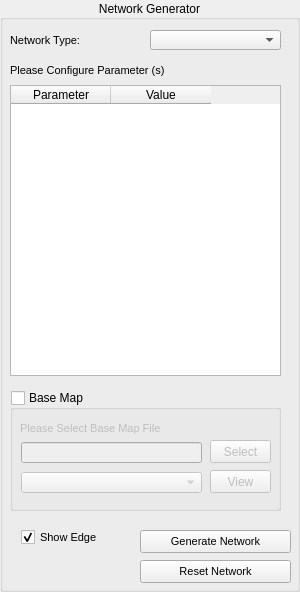
     <widget class="QGroupBox" name="groupBoxNetworkGenerator">
      <property name="sizePolicy">
       <sizepolicy hsizetype="Fixed" vsizetype="Preferred">
        <horstretch>0</horstretch>
        <verstretch>0</verstretch>
       </sizepolicy>
      </property>
      <property name="minimumSize">
       <size>
        <width>300</width>
        <height>0</height>
       </size>
      </property>
      <property name="maximumSize">
       <size>
        <width>300</width>
        <height>16777215</height>
       </size>
      </property>
      <property name="font">
       <font>
        <family>Microsoft YaHei UI</family>
        <pointsize>9</pointsize>
       </font>
      </property>
      <property name="title">
       <string>Network Generator</string>
      </property>
      <property name="alignment">
       <set>Qt::AlignCenter</set>
      </property>
      <property name="flat">
       <bool>false</bool>
      </property>
      <widget class="QComboBox" name="comboBoxNetworkType">
       <property name="geometry">
        <rect>
         <x>150</x>
         <y>30</y>
         <width>131</width>
         <height>20</height>
        </rect>
       </property>
      </widget>
      <widget class="QLabel" name="label">
       <property name="geometry">
        <rect>
         <x>10</x>
         <y>30</y>
         <width>111</width>
         <height>20</height>
        </rect>
       </property>
       <property name="font">
        <font>
         <family>Arial</family>
         <pointsize>8</pointsize>
         <weight>50</weight>
         <bold>false</bold>
        </font>
       </property>
       <property name="text">
        <string>Network Type:</string>
       </property>
      </widget>
      <widget class="QLabel" name="labelConfigureParameters">
       <property name="geometry">
        <rect>
         <x>10</x>
         <y>60</y>
         <width>230</width>
         <height>20</height>
        </rect>
       </property>
       <property name="font">
        <font>
         <family>Arial</family>
         <pointsize>8</pointsize>
        </font>
       </property>
       <property name="text">
        <string>Please Configure Parameter (s)</string>
       </property>
      </widget>
      <widget class="QTableWidget" name="tableWidgetParameter">
       <property name="geometry">
        <rect>
         <x>10</x>
         <y>85</y>
         <width>271</width>
         <height>291</height>
        </rect>
       </property>
       <column>
        <property name="text">
         <string notr="true">Parameter</string>
        </property>
       </column>
       <column>
        <property name="text">
         <string>Value</string>
        </property>
       </column>
      </widget>
      <widget class="QPushButton" name="pushButtonGenerateNetwork">
       <property name="geometry">
        <rect>
         <x>140</x>
         <y>530</y>
         <width>151</width>
         <height>23</height>
        </rect>
       </property>
       <property name="font">
        <font>
         <pointsize>8</pointsize>
        </font>
       </property>
       <property name="text">
        <string>Generate Network</string>
       </property>
      </widget>
      <widget class="QCheckBox" name="checkBoxEdge">
       <property name="geometry">
        <rect>
         <x>21</x>
         <y>527</y>
         <width>125</width>
         <height>20</height>
        </rect>
       </property>
       <property name="font">
        <font>
         <family>Arial</family>
         <pointsize>8</pointsize>
        </font>
       </property>
       <property name="text">
        <string>Show Edge</string>
       </property>
       <property name="checked">
        <bool>true</bool>
       </property>
      </widget>
      <widget class="QPushButton" name="pushButtonRestNetwork">
       <property name="geometry">
        <rect>
         <x>140</x>
         <y>560</y>
         <width>151</width>
         <height>23</height>
        </rect>
       </property>
       <property name="font">
        <font>
         <pointsize>8</pointsize>
        </font>
       </property>
       <property name="text">
        <string>Reset Network</string>
       </property>
      </widget>
      <widget class="QGroupBox" name="groupBoxBaseMap">
       <property name="geometry">
        <rect>
         <x>10</x>
         <y>390</y>
         <width>271</width>
         <height>121</height>
        </rect>
       </property>
       <property name="title">
        <string>Base Map</string>
       </property>
       <property name="checkable">
        <bool>true</bool>
       </property>
       <property name="checked">
        <bool>false</bool>
       </property>
       <widget class="QLineEdit" name="lineEditPathName">
        <property name="geometry">
         <rect>
          <x>11</x>
          <y>52</y>
          <width>181</width>
          <height>21</height>
         </rect>
        </property>
       </widget>
       <widget class="QPushButton" name="pushButtonSelectBaseMap">
        <property name="geometry">
         <rect>
          <x>200</x>
          <y>50</y>
          <width>61</width>
          <height>23</height>
         </rect>
        </property>
        <property name="text">
         <string>Select</string>
        </property>
       </widget>
       <widget class="QComboBox" name="comboBoxBaseMapLayers">
        <property name="geometry">
         <rect>
          <x>11</x>
          <y>82</y>
          <width>181</width>
          <height>21</height>
         </rect>
        </property>
       </widget>
       <widget class="QPushButton" name="pushButtonViewBaseMap">
        <property name="geometry">
         <rect>
          <x>200</x>
          <y>80</y>
          <width>61</width>
          <height>23</height>
         </rect>
        </property>
        <property name="text">
         <string>View</string>
        </property>
       </widget>
       <widget class="QLabel" name="labelSelectBaseMap">
        <property name="geometry">
         <rect>
          <x>10</x>
          <y>30</y>
          <width>211</width>
          <height>16</height>
         </rect>
        </property>
        <property name="font">
         <font>
          <family>Arial</family>
          <pointsize>8</pointsize>
         </font>
        </property>
        <property name="text">
         <string>Please Select Base Map File</string>
        </property>
       </widget>
      </widget>
      <zorder>comboBoxNetworkType</zorder>
      <zorder>label</zorder>
      <zorder>labelConfigureParameters</zorder>
      <zorder>tableWidgetParameter</zorder>
      <zorder>pushButtonGenerateNetwork</zorder>
      <zorder>checkBoxEdge</zorder>
      <zorder>pushButtonRestNetwork</zorder>
      <zorder>groupBoxBaseMap</zorder>
      <zorder>groupBoxNetworkAnalysis</zorder>
     </widget>
